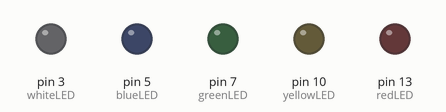
The sketch below on a simulated Arduino Uno, built with avr-gcc and run on an emulated ATmega328P. Shown: output pins drawn as LEDs (lit = HIGH). Random numbers use the default seed unless the sketch sets one.

Above: at 0.15 s.
At 3.65 s:
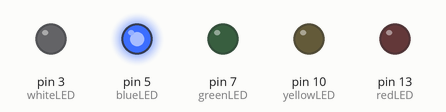
At 6.65 s:
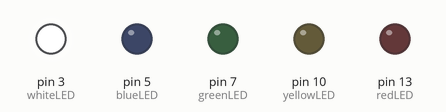
At 14.75 s:
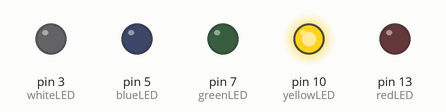
At 23.26 s:
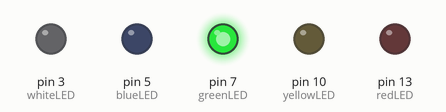
At 39.87 s:
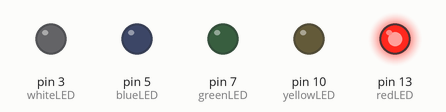
Timing chart, 0 to 40.0 s (numbered marks = the images above):
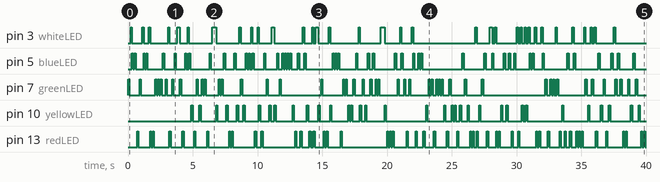

The sketch:

disco.ino
```cpp
long randNumber;
int redLED = 13;
int yellowLED = 10;
int greenLED = 7;
int blueLED = 5;
int whiteLED = 3;
int delayS = 100;
int LEDcount = 5;

void setup() {
  Serial.begin(9600);
  pinMode(redLED, OUTPUT);
  pinMode(yellowLED, OUTPUT);
  pinMode(greenLED, OUTPUT);
  pinMode(blueLED, OUTPUT);
  pinMode(whiteLED, OUTPUT);
}

void loop() {
  for(int i = 0; i < 20; i++){
    randNumber = random(5);
    if(randNumber == 0){
      digitalWrite (redLED,HIGH);
      delay(delayS);
      digitalWrite (redLED,LOW);
    }
    else if (randNumber == 1){
      digitalWrite (yellowLED,HIGH);
      delay(delayS);
      digitalWrite (yellowLED,LOW);
    }
    else if ( randNumber == 2){
      digitalWrite (greenLED,HIGH);
      delay(delayS);
      digitalWrite (greenLED,LOW);
    }
    else if (randNumber==3){
      digitalWrite (blueLED,HIGH);
      delay(delayS);
      digitalWrite (blueLED,LOW);
    }
    else if(randNumber==4){
      digitalWrite (whiteLED,HIGH);
      delay(delayS);
      digitalWrite (whiteLED,LOW);
      break;
    }
    delay(100);
  }

}
```

Measured:
- by itself, pin 3 (whiteLED): LOW → HIGH at 0.20 s, → LOW 0.10 s later, → HIGH 0.80 s later, → LOW 0.10 s later, … (68 changes in this stretch)
- by itself, pin 5 (blueLED): LOW → HIGH at 0.30 s, → LOW 0.10 s later, → HIGH 0.10 s later, → LOW 0.10 s later, … (96 changes in this stretch)
- by itself, pin 7 (greenLED): LOW → HIGH at 0.00 s, → LOW 0.10 s later, → HIGH 0.80 s later, → LOW 0.10 s later, … (92 changes in this stretch)
- by itself, pin 10 (yellowLED): LOW → HIGH at 4.9 s, → LOW 0.10 s later, → HIGH 0.50 s later, → LOW 0.10 s later, … (70 changes in this stretch)
- by itself, pin 13 (redLED): LOW → HIGH at 0.70 s, → LOW 0.10 s later, → HIGH 0.90 s later, → LOW 0.10 s later, … (100 changes in this stretch)
